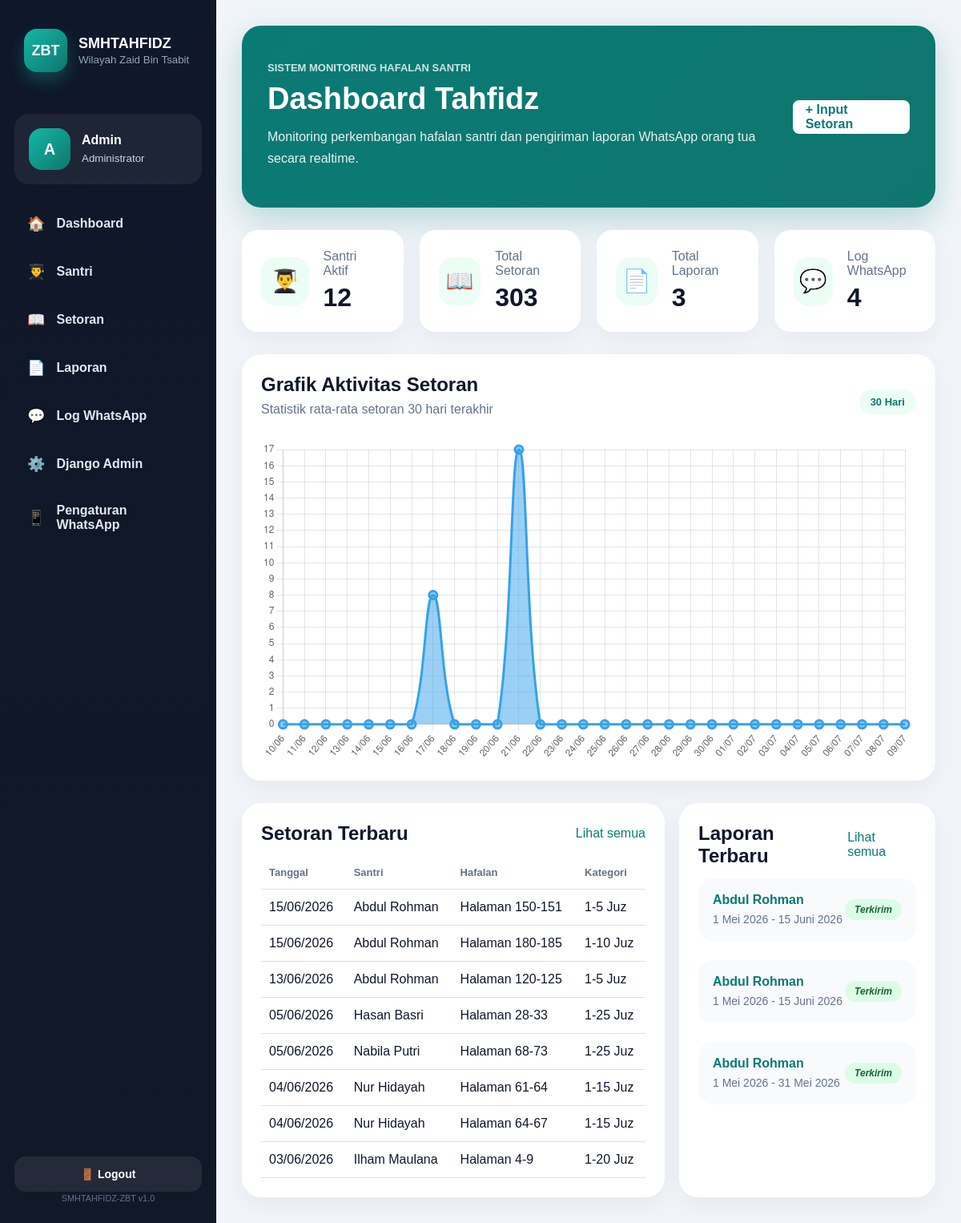
Screenshot of / (signed in) with the database file from the repository.
### accounts/models.py (models this page shows, shortened)
class User(AbstractUser):
    ROLE_CHOICES = [
        ("admin", "Administrator"),
        ("pembina", "Pembina"),
    ]
    role = models.CharField(
        max_length=20,
        choices=ROLE_CHOICES,
        default="pembina"
    )

### hafalan/models.py (models this page shows, shortened)
class SetoranHafalan(models.Model):
    JENIS_SETORAN_CHOICES = [
        ("ziyadah", "Ziyadah"),
        ("murajaah", "Murajaah"),
    ]
    KUALITAS_CHOICES = [
        ("sangat_baik", "Sangat Baik"),
        ("baik", "Baik"),
        ("cukup", "Cukup"),
        ("perlu_bimbingan", "Perlu Bimbingan"),
    ]
    KATEGORI_JUZ_CHOICES = [
        ("juz_1_5", "1-5 Juz"),
        ("juz_1_10", "1-10 Juz"),
        ("juz_1_15", "1-15 Juz"),
        ("juz_1_20", "1-20 Juz"),
        ("juz_1_25", "1-25 Juz"),
        ("juz_1_30", "1-30 Juz"),
    ]
    KATEGORI_JUZ_MAX = {
        "juz_1_5": 5,
        "juz_1_10": 10,
        "juz_1_15": 15,
        "juz_1_20": 20,
        "juz_1_25": 25,
        "juz_1_30": 30,
    }
    santri = models.ForeignKey(
        "santri.Santri",
        on_delete=models.CASCADE,
        related_name="setoran_hafalan",
    )
    tanggal = models.DateField()
    jenis_setoran = models.CharField(max_length=20, choices=JENIS_SETORAN_CHOICES)
    kategori_juz = models.CharField(max_length=20, choices=KATEGORI_JUZ_CHOICES, default="juz_1_5")
    surah = models.CharField(max_length=100)
    halaman_awal = models.PositiveIntegerField()
    halaman_akhir = models.PositiveIntegerField()
    kualitas = models.CharField(max_length=30, choices=KUALITAS_CHOICES, default="baik")
    catatan = models.TextField(blank=True)
    created_at = models.DateTimeField(auto_now_add=True)
    class Meta:
        verbose_name = "Setoran Hafalan"
        verbose_name_plural = "Setoran Hafalan"
        ordering = ["-tanggal", "santri__nama"]
    @property
    def rentang_halaman(self):
        f"{self.surah} "
        return f"Halaman {self.halaman_awal}-{self.halaman_akhir}"

### santri/models.py (models this page shows, shortened)
class Santri(models.Model):
    JENIS_KELAMIN_CHOICES = [
        ("L", "Laki-laki"),
        ("P", "Perempuan"),
    ]
    nama = models.CharField(max_length=150)
    nis = models.CharField("NIS", max_length=50, unique=True)
    jenis_kelamin = models.CharField(max_length=1, choices=JENIS_KELAMIN_CHOICES)
    tanggal_lahir = models.DateField(null=True, blank=True)
    ustadz_pembina = models.CharField(max_length=150, default="Belum diisi")
    nama_orang_tua = models.CharField(max_length=150)
    nomor_wa_orang_tua = models.CharField("Nomor WhatsApp Orang Tua", max_length=20)
    alamat = models.TextField(blank=True)
    aktif = models.BooleanField(default=True)
    created_at = models.DateTimeField(auto_now_add=True)
    class Meta:
        verbose_name = "Santri"
        verbose_name_plural = "Santri"
        ordering = ["nama"]

### laporan/models.py (models this page shows, shortened)
class LaporanHafalan(models.Model):
    STATUS_PENGIRIMAN_CHOICES = [
        ("belum_dikirim", "Belum Dikirim"),
        ("simulated", "Simulasi"),
        ("sent", "Terkirim"),
        ("failed", "Gagal"),
    ]
    santri = models.ForeignKey(
        "santri.Santri",
        on_delete=models.CASCADE,
        related_name="laporan_hafalan",
    )
    periode_awal = models.DateField()
    periode_akhir = models.DateField()
    total_setoran = models.PositiveIntegerField(default=0)
    rata_rata_setoran_harian = models.DecimalField(max_digits=5, decimal_places=2, default=0)
    hafalan_terakhir = models.CharField(max_length=200, blank=True)
    kategori_juz_terakhir = models.CharField(max_length=50, blank=True)
    catatan_perkembangan = models.TextField(blank=True)
    status_pengiriman = models.CharField(
        max_length=20,
        choices=STATUS_PENGIRIMAN_CHOICES,
        default="belum_dikirim",
    )
    created_at = models.DateTimeField(auto_now_add=True)
    updated_at = models.DateTimeField(auto_now=True)
    class Meta:
        verbose_name = "Laporan Hafalan"
        verbose_name_plural = "Laporan Hafalan"
        ordering = ["-periode_akhir", "santri__nama"]

### beranda/views.py (the view)
# urls.py: path("", views.index, name="index"),
@login_required
def index(request):
    today = timezone.localdate()
    start_date = today - timedelta(days=6)
    jumlah_santri = Santri.objects.filter(aktif=True).count()
    pembagi_santri = max(jumlah_santri, 1)
    setoran_per_tanggal = {
        row["tanggal"]: row["total"]
        for row in SetoranHafalan.objects.filter(tanggal__range=(start_date, today))
        .values("tanggal")
        .annotate(total=Count("id"))
    }
    grafik_rata_rata_setoran = []
    for day_offset in range(30):
        tanggal = start_date + timedelta(days=day_offset)
        total = setoran_per_tanggal.get(tanggal, 0)
        rata_rata = total / pembagi_santri
        grafik_rata_rata_setoran.append(
            {
                "label": tanggal.strftime("%d/%m"),
                "total": total,
                "rata_rata": round(rata_rata, 2),
                "height": max(min(rata_rata * 100, 100), 6) if total else 4,
            }
        )
    context = {
        "jumlah_santri": jumlah_santri,
        "jumlah_setoran": SetoranHafalan.objects.count(),
        "jumlah_laporan": LaporanHafalan.objects.count(),
        "jumlah_pesan": WhatsAppLog.objects.count(),
        "setoran_terbaru": SetoranHafalan.objects.select_related("santri")[:8],
        "laporan_terbaru": LaporanHafalan.objects.select_related("santri")[:5],
        "grafik_rata_rata_setoran": grafik_rata_rata_setoran,
    }
    return render(request, "beranda/index.html", context)

### templates/beranda/index.html (shortened to what this page needs)
{% extends "base.html" %}
{% block content %}
<section class="dashboard-hero">
    <div>
        <p class="hero-eyebrow">
            Sistem Monitoring Hafalan Santri
        </p>
        <h1>
            Dashboard Tahfidz
        </h1>
        <p class="hero-description">
            Monitoring perkembangan hafalan santri dan pengiriman laporan WhatsApp orang tua secara realtime.
        </p>
    </div>
    <a class="button primary hero-button"
       href="{% url 'hafalan:create' %}">
        + Input Setoran
    </a>
</section>
<section class="modern-stats-grid">
    <article class="modern-stat-card">
        <div class="stat-icon">
            👨‍🎓
        </div>
        <div>
            <span>Santri Aktif</span>
            <strong>
                {{ jumlah_santri }}
            </strong>
        </div>
    </article>
    <article class="modern-stat-card">
        <div class="stat-icon">
            📖
        </div>
        <div>
            <span>Total Setoran</span>
            <strong>
                {{ jumlah_setoran }}
            </strong>
        </div>
    </article>
    <article class="modern-stat-card">
        <div class="stat-icon">
            📄
        </div>
        <div>
            <span>Total Laporan</span>
            <strong>
                {{ jumlah_laporan }}
            </strong>
        </div>
    </article>
    <article class="modern-stat-card">
        <div class="stat-icon">
            💬
        </div>
        <div>
            <span>Log WhatsApp</span>
            <strong>
                {{ jumlah_pesan }}
            </strong>
        </div>
    </article>
</section>
<section class="modern-panel chart-modern-panel">
    <div class="panel-head">
        <div>
            <h2>
                Grafik Aktivitas Setoran
            </h2>
            <p class="panel-subtitle">
                Statistik rata-rata setoran 30 hari terakhir
            </p>
        </div>
        <span class="panel-badge">
            30 Hari
        </span>
    </div>
    <div class="dashboard-chart-container">
        <canvas id="dashboardChart"></canvas>
    </div>
</section>
<script>
const labels = [];
const dataValues = [];
{% for item in grafik_rata_rata_setoran %}
labels.push("{{ item.label }}");
dataValues.push({{ item.rata_rata }});
{% endfor %}
const ctx = document.getElementById('dashboardChart');
new Chart(ctx, {
    type: 'line',
    data: {
        labels: labels,
        datasets: [{
            label: 'Rata-rata Setoran',
            data: dataValues,
            borderWidth: 3,
            tension: 0.4,
            fill: true,
            pointRadius: 5,
            pointHoverRadius: 8,
        }]
    },
    options: {
        responsive: true,
        maintainAspectRatio: false,
        plugins: {
            legend: {
                display: false
            }
        },
        scales: {
            y: {
                beginAtZero: true,
                ticks: {
                    stepSize: 1
                }
            }
        }
    }
});
</script>
<section class="content-grid">
    <article class="modern-panel">
        <div class="panel-head">
            <h2>
                Setoran Terbaru
            </h2>
            <a href="{% url 'hafalan:list' %}">
                Lihat semua
            </a>
        </div>
        <div class="table-wrap">
            <table>
                <thead>
                    <tr>
                        <th>Tanggal</th>
                        <th>Santri</th>
                        <th>Hafalan</th>
                        <th>Kategori</th>
                    </tr>
                </thead>
                <tbody>
                    {% for item in setoran_terbaru %}
                    <tr>
                        <td>
                            {{ item.tanggal|date:"d/m/Y" }}
                        </td>
                        <td>
                            {{ item.santri.nama }}
                        </td>
                        <td>
                            {{ item.rentang_halaman }}
                        </td>
                        <td>
                            {{ item.get_kategori_juz_display }}
                        </td>
                    </tr>
                    {% empty %}
                    <tr>
                        <td colspan="4">
                            Belum ada setoran.
                        </td>
                    </tr>
                    {% endfor %}
                </tbody>
            </table>
        </div>
    </article>
    <article class="modern-panel">
        <div class="panel-head">
            <h2>
                Laporan Terbaru
            </h2>
            <a href="{% url 'laporan:list' %}">
                Lihat semua
            </a>
        </div>
        <div class="list">
            {% for item in laporan_terbaru %}
            <a class="modern-list-item"
               href="{% url 'laporan:detail' item.pk %}">
                <div>
                    <strong>
                        {{ item.santri.nama }}
                    </strong>
                    <span>
                        {{ item.periode_awal }} - {{ item.periode_akhir }}
                    </span>
                </div>
                <em class="
                    status-badge
                    {% if item.status_pengiriman == 'sent' %}
                        status-success
                    {% elif item.status_pengiriman == 'pending' %}
                        status-pending
                    {% elif item.status_pengiriman == 'simulated' %}
                        status-simulated
                    {% else %}
                        status-failed
                    {% endif %}
                ">
                    {{ item.get_status_pengiriman_display }}
                </em>
            </a>
            {% empty %}
            <p>
                Belum ada laporan.
            </p>
            {% endfor %}
        </div>
    </article>
</section>
{% endblock %}

### templates/base.html (shortened to what this page needs)
{% load static %}
<!doctype html>
<html lang="id">
<head>
    <link rel="stylesheet"
          href="{% static 'css/app.css' %}?v=20" />
</head>
<body>
    <aside class="modern-sidebar">
        <div class="sidebar-top">
            <div class="modern-brand">
                <div class="modern-brand-logo">
                    ZBT
                </div>
                <div>
                    <strong>
                        SMHTAHFIDZ
                    </strong>
                    <small>
                        Wilayah Zaid Bin Tsabit
                    </small>
                </div>
            </div>
        </div>
        <div class="sidebar-user">
            <div class="sidebar-user-avatar">
                {{ request.user.username|slice:":1"|upper }}
            </div>
            <div>
                <strong>
                    {{ request.user.username }}
                </strong>
                <small>
                    {{ request.user.get_role_display }}
                </small>
            </div>
        </div>
        <nav class="modern-nav">
            <a href="{% url 'beranda:index' %}">
                <span>🏠</span>
                Dashboard
            </a>
            {% if request.user.role == 'admin' %}
            <a href="{% url 'santri:list' %}">
                <span>👨‍🎓</span>
                Santri
            </a>
            {% endif %}
            <a href="{% url 'hafalan:list' %}">
                <span>📖</span>
                Setoran
            </a>
            <a href="{% url 'laporan:list' %}">
                <span>📄</span>
                Laporan
            </a>
            {% if request.user.role == 'admin' %}
            <a href="{% url 'whatsapp_gateway:list' %}">
                <span>💬</span>
                Log WhatsApp
            </a>
            <a href="/admin/">
                <span>⚙️</span>
                Django Admin
            </a>
            {% endif %}
            {% if request.user.role == 'admin' %}
            <a href="{% url 'whatsapp_gateway:setting' %}">
                <span>📱</span>
                Pengaturan WhatsApp
            </a>
            {% endif %}
        </nav>
        <div class="sidebar-footer">
            <form action="{% url 'logout' %}"
                  method="post">
                <button class="logout-button"
                        type="submit">
                    🚪 Logout
                </button>
            </form>
            <small>
                SMHTAHFIDZ-ZBT v1.0
            </small>
        </div>
    </aside>
    <main class="modern-main">
        {% block content %}
        {% endblock %}
    </main>
</body>
</html>

### rows the page displays
User: user.username "A", user.username "Admin", user.role "Administrator"
SetoranHafalan: tanggal "15/06/2026", santri.nama "Abdul Rohman", rentang_halaman "Halaman 150-151", kategori_juz "1-5 Juz"
SetoranHafalan: tanggal "15/06/2026", santri.nama "Abdul Rohman", rentang_halaman "Halaman 180-185", kategori_juz "1-10 Juz"
SetoranHafalan: tanggal "13/06/2026", santri.nama "Abdul Rohman", rentang_halaman "Halaman 120-125", kategori_juz "1-5 Juz"
SetoranHafalan: tanggal "05/06/2026", santri.nama "Hasan Basri", rentang_halaman "Halaman 28-33", kategori_juz "1-25 Juz"
SetoranHafalan: tanggal "05/06/2026", santri.nama "Nabila Putri", rentang_halaman "Halaman 68-73", kategori_juz "1-25 Juz"
SetoranHafalan: tanggal "04/06/2026", santri.nama "Nur Hidayah", rentang_halaman "Halaman 61-64", kategori_juz "1-15 Juz"
SetoranHafalan: tanggal "04/06/2026", santri.nama "Nur Hidayah", rentang_halaman "Halaman 64-67", kategori_juz "1-15 Juz"
SetoranHafalan: tanggal "03/06/2026", santri.nama "Ilham Maulana", rentang_halaman "Halaman 4-9", kategori_juz "1-20 Juz"
LaporanHafalan: santri.nama "Abdul Rohman", periode_awal "1 Mei 2026", periode_akhir "15 Juni 2026", status_pengiriman "Terkirim"
LaporanHafalan: santri.nama "Abdul Rohman", periode_awal "1 Mei 2026", periode_akhir "15 Juni 2026", status_pengiriman "Terkirim"
LaporanHafalan: santri.nama "Abdul Rohman", periode_awal "1 Mei 2026", periode_akhir "31 Mei 2026", status_pengiriman "Terkirim"

### other values shown
{{ jumlah_santri }} "12"
{{ jumlah_setoran }} "303"
{{ jumlah_laporan }} "3"
{{ jumlah_pesan }} "4"
chart data {{ item.label }} 10/06, 11/06, 12/06, 13/06, 14/06, 15/06, 16/06, 17/06, 18/06, 19/06, 20/06, 21/06, 22/06, 23/06, 24/06, 25/06, 26/06, 27/06, 28/06, 29/06, 30/06, 01/07, 02/07, 03/07, 04/07, 05/07, 06/07, 07/07, 08/07, 09/07
chart data {{ item.rata_rata }} 0,0, 0,0, 0,0, 0,08, 0,0, 0,17, 0,0, 0,0, 0,0, 0,0, 0,0, 0,0, 0,0, 0,0, 0,0, 0,0, 0,0, 0,0, 0,0, 0,0, 0,0, 0,0, 0,0, 0,0, 0,0, 0,0, 0,0, 0,0, 0,0, 0,0
